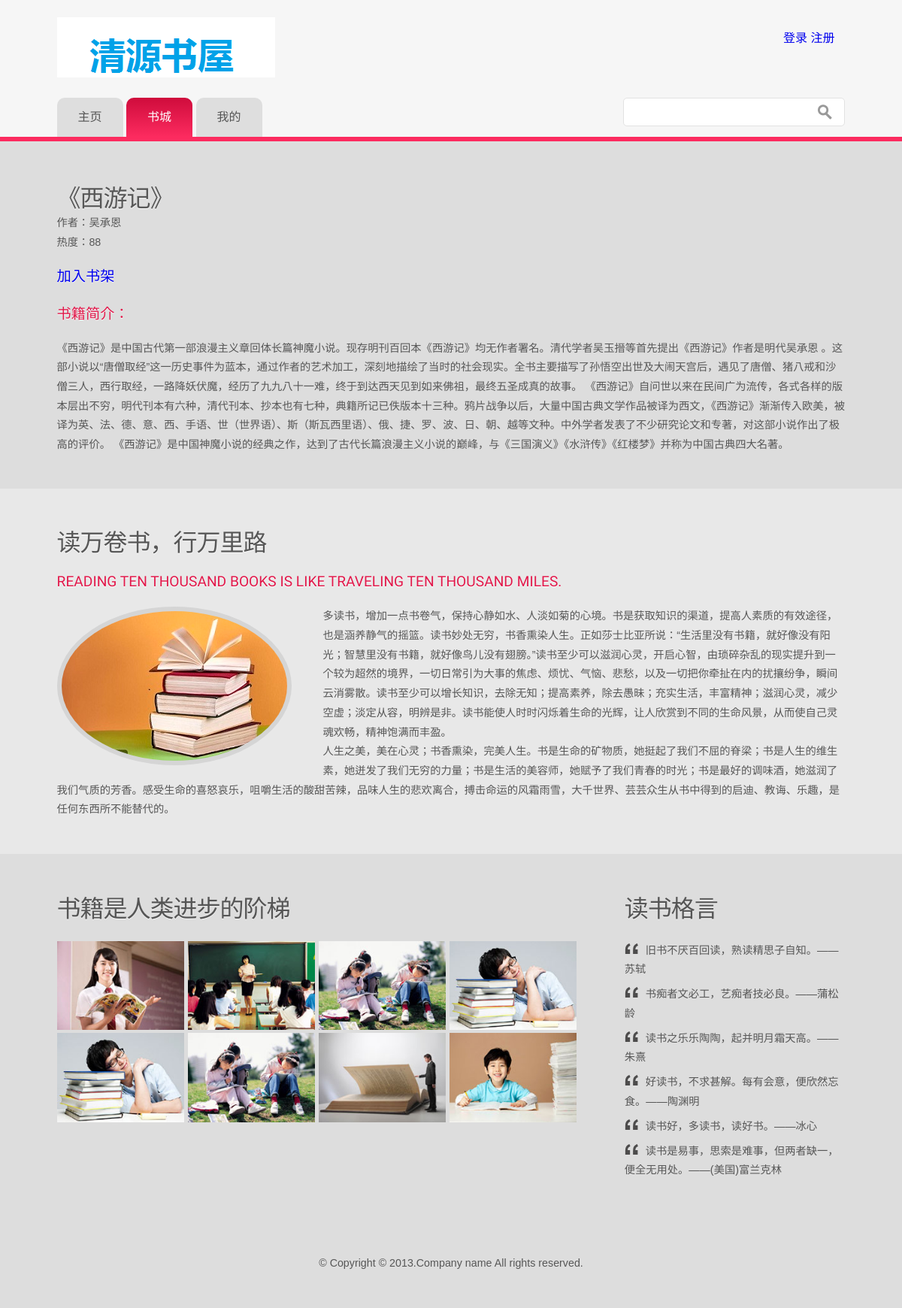
/book.php?id=3, run on the app's committed database.
### tables this page shows
CREATE TABLE IF NOT EXISTS `book` (
  `number` varchar(50) DEFAULT NULL,
  `name` varchar(50) DEFAULT NULL,
  `type` varchar(50) DEFAULT NULL,
  `writer` varchar(50) DEFAULT NULL,
  `time` int(11) DEFAULT NULL,
  `text` text
);

### book.php (the view, shortened to what this page needs)
<!DOCTYPE HTML>
<html>
<head>
    <link href="css/style.css" rel="stylesheet" type="text/css" media="all" />
</head>
<body>
<div class="btm_border">
    <div class="h_bg">
        <div class="wrap">
            <div class="header">
                <div class="logo">
                    <h1><a href="index.html"><img src="images/logo.png" alt=""></a></h1>
                </div>
                <div class="social-icons">
                    <ul>
                        <?php
                        if(empty($_SESSION['uid']))
                            echo "<a href='sign_in.php'>登录</a>   <a href='sign_up.php' >注册</a>";
                        else
                            echo "<a href='logout.php'> 退出登录</a>";
                        ?>
                    </ul>
                </div>
            </div>
            <div class='h_btm'>
                <div class='cssmenu'>
                    <ul>
                        <li><a href='index.php'><span>主页</span></a></li>
                        <li class='active'><a href='bookcity.php'><span>书城</span></a></li>
                        <li><a href='reader.php'><span>我的</span></a></li>
                    </ul>
                </div>
                <div class="search">
                    <form>
                        <input type="text" name="keys" value="">
                        <input type="submit" name="subs" value="">
                    </form>
                </div>
            </div>
        </div>
    </div>
</div>
            <div class="main_btm">
    <div class="wrap">
        <div class="main">
            <div class="content">
                <h2>
                    <?php
                        include "conn.php";
                        if(!empty($_GET['id']))
                        {
                            $num=$_GET['id'];
                            $sql="select * from book where number=$num";
                            $query=$db->query($sql);
                            $rs=$query->fetch_array();
                            echo "《".$rs['name']."》";
                        }
                    ?>
                </h2>
                <p>作者：<?php echo $rs['writer'];?></p>
                <p>热度：<?php echo $rs['time'];?></p>
                <h3><a href="borrow.php?id=<?php echo $rs['number']?>">加入书架</a></h3>
                <h3>书籍简介：</h3>
                <p><?php echo $rs['text'];?></p>
            </div>
            </div>
        </div>
    </div>
    <div class="main_bg">
        <div class="wrap">
            <div class="main">
                <div class="content">
                    <h2>读万卷书，行万里路</h2>
                    <h3>Reading ten thousand books is like traveling ten thousand miles.</h3>
                    <p><a href="#"><img src="images/pic11.jpg"></a>     多读书，增加一点书卷气，保持心静如水、人淡如菊的心境。书是获取知识的渠道，提高人素质的有效途径，也是涵养静气的摇篮。读书妙处无穷，书香熏染人生。正如莎士比亚所说：“生活里没有书籍，就好像没有阳光；智慧里没有书籍，就好像鸟儿没有翅膀。”读书至少可以滋润心灵，开启心智，由琐碎杂乱的现实提升到一个较为超然的境界，一切日常引为大事的焦虑、烦忧、气恼、悲愁，以及一切把你牵扯在内的扰攘纷争，瞬间云消雾散。读书至少可以增长知识，去除无知；提高素养，除去愚昧；充实生活，丰富精神；滋润心灵，减少空虚；淡定从容，明辨是非。读书能使人时时闪烁着生命的光辉，让人欣赏到不同的生命风景，从而使自己灵魂欢畅，精神饱满而丰盈。<br>   人生之美，美在心灵；书香熏染，完美人生。书是生命的矿物质，她挺起了我们不屈的脊梁；书是人生的维生素，她迸发了我们无穷的力量；书是生活的美容师，她赋予了我们青春的时光；书是最好的调味酒，她滋润了我们气质的芳香。感受生命的喜怒哀乐，咀嚼生活的酸甜苦辣，品味人生的悲欢离合，搏击命运的风霜雨雪，大千世界、芸芸众生从书中得到的启迪、教诲、乐趣，是任何东西所不能替代的。</p>
                </div>
            </div>
        </div>
        <div class="main_btm">
            <div class="wrap">
                <div class="main">
                    <div class="gallery">
                        <h3>书籍是人类进步的阶梯</h3>
                        <ul>
                            <li><a href="images/gallery1.jpg"><img src="images/gallery1.jpg" alt=""></a><a href="#"></a></li>
                            <li><a href="images/gallery2.jpg"><img src="images/gallery2.jpg" alt=""></a><a href="#"></a></li>
                            <li><a href="images/gallery3.jpg"><img src="images/gallery3.jpg" alt=""></a><a href="#"></a></li>
                            <li><a href="images/gallery4.jpg"><img src="images/gallery4.jpg" alt=""></a><a href="#"></a></li>
                            <li><a href="images/gallery4.jpg"><img src="images/gallery4.jpg" alt=""></a><a href="#"></a></li>
                            <li><a href="images/gallery3.jpg"><img src="images/gallery3.jpg" alt=""></a><a href="#"></a></li>
                            <li><a href="images/gallery5.jpg"><img src="images/gallery5.jpg" alt=""></a><a href="#"></a></li>
                            <li><a href="images/gallery6.jpg"><img src="images/gallery6.jpg" alt=""></a><a href="#"></a></li>
                        </ul>
                    </div>
                    <link rel="stylesheet" type="text/css" href="css/lightbox.css" media="screen">
                    <div class="terminals">
                        <h3>读书格言</h3>
                        <p>旧书不厌百回读，熟读精思子自知。——苏轼</p>
                        <p>书痴者文必工，艺痴者技必良。——蒲松龄</p>
                        <p>读书之乐乐陶陶，起并明月霜天高。——朱熹</p>
                        <p>好读书，不求甚解。每有会意，便欣然忘食。——陶渊明</p>
                        <p>读书好，多读书，读好书。——冰心</p>
                        <p>读书是易事，思索是难事，但两者缺一，便全无用处。——(美国)富兰克林</p>
                    </div>
                </div>
            </div>
        </div>
    <div class="ftr-bg">
        <div class="wrap">
            <div class="footer">
                <div class="copy">
                    <p class="w3-link">&copy; Copyright &copy; 2013.Company name All rights reserved.</p>
                </div>
            </div>
        </div>
    </div>
</body>
</html>

### data on the page
book: name "西游记", writer "吴承恩", time "88", text "《西游记》是中国古代第一部浪漫主义章回体长篇神魔小说。现存明刊百回本《西游记》均无作者署名。清代学者吴玉搢等首先提出《西游记》作者是明代吴承恩 。这部小说以“唐僧取经”这一历史事件为蓝本，通过作者的艺术加工，深刻地描绘了当时的社会现实。全书主要描写了孙悟空出世及大闹天宫后，遇见了唐僧、猪八戒和沙僧三人，西行取经，一路降妖伏魔，经历了九九八十一难，终于到达西天见到如来佛祖，最终五圣成真的故事。 《西游记》自问世以来在民间广为流传，各式各样的版本层出不穷，明代刊本有六种，清代刊本、抄本也有七种，典籍所记已佚版本十三种。鸦片战争以后，大量中国古典文学作品被译为西文，《西游记》渐渐传入欧美，被译为英、法、德、意、西、手语、世（世界语）、斯（斯瓦西里语）、俄、捷、罗、波、日、朝、越等文种。中外学者发表了不少研究论文和专著，对这部小说作出了极高的评价。 《西游记》是中国神魔小说的经典之作，达到了古代长篇浪漫主义小说的巅峰，与《三国演义》《水浒传》《红楼梦》并称为中国古典四大名著。"
